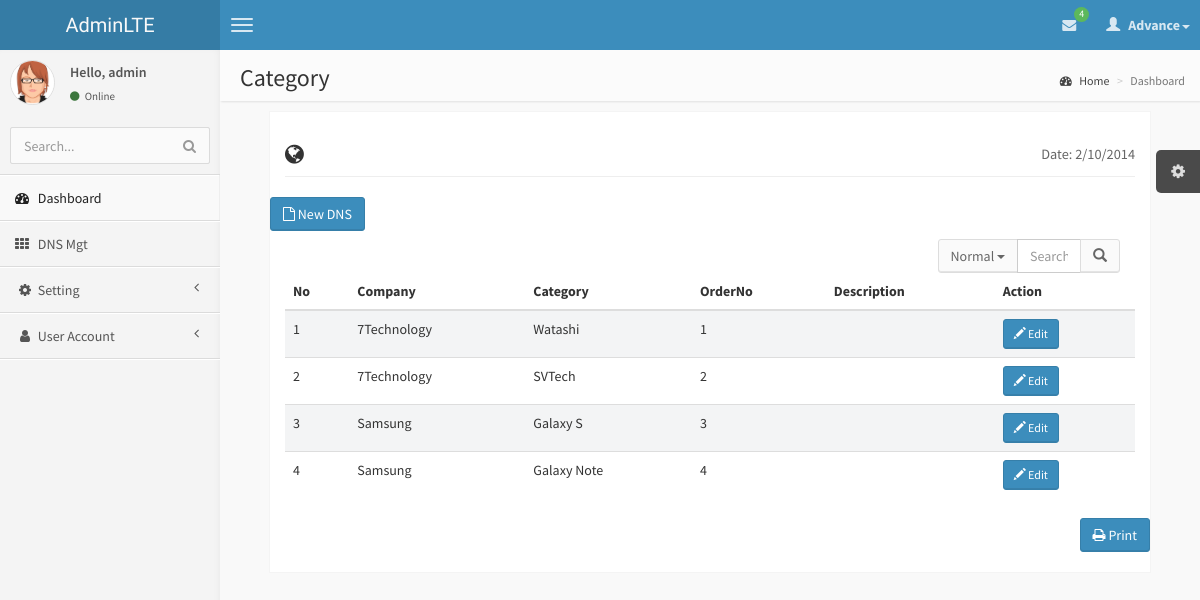
The page /Category.php (signed in) on the database its author committed.
### tables this page shows
CREATE TABLE `tblcategory` (
  `CategoryID` text,
  `CompanyID` text,
  `CategoryName` text,
  `OrderNo` int(11) DEFAULT NULL,
  `Description` text
);

CREATE TABLE `tblcompany` (
  `CompanyID` text,
  `CompanyName` text,
  `Description` text
);

### connectionclass/function.php (called while the page is built, shortened)
<?php
function get($var)
{
	if (isset($_GET[$var])) {
		return (trim($_GET[$var]));
	}
	else
	{
		return '';
	}
}
?>

### connectionclass/connect.php (called while the page is built, shortened)
<?php
class MyConnection
{
    	private $host = '174.136.57.160';
		private $username = 'www7tech_Pro';
		private $mylink;
		private $password = 'piseth123';
    function connect()
	{
		$this->mylink = mysql_connect($this->host,$this->username,$this->password) or die("Fail to Select Host");
		return $this->mylink;
	}
    function query($sql)
	{
		if (!empty($sql))
		{
			$this->result = mysql_query($sql,$this->mylink);
			return $this->result;
		}else
		{
			return false;
		}
    }
	function dbCountRows(&$result)
	{
		$numRows = @mysql_num_rows($result);
		if ( $numRows )
		{
			return $numRows;
		}
		else
		{
			return 0;
		}
	}
	function fetch($result=""){
                return mysql_fetch_object($result);
        }
 }
?>

### Category.php (the view, shortened to what this page needs)
<?php include 'header.php';
	$searchTemp=get('srch-normal');
?>
    <body class="skin-blue">
         <?php include 'nav.php';?>
            <?php include 'menu.php';?>
            <aside class="right-side">
                <section class="content-header">
                    <h1>
                        Category
                    </h1>
                    <ol class="breadcrumb">
                        <li><a href="#"><i class="fa fa-dashboard"></i> Home</a></li>
                        <li class="active">Dashboard</li>
                    </ol>
                </section>
                  <section class="content invoice">
                    <div class="row">
                        <div class="col-xs-12">
                            <h2 class="page-header">
                                <i class="fa fa-globe"></i>
                                <small class="pull-right">Date: 2/10/2014</small>
                            </h2>
                        </div>
                    </div>
                    <div class="row">
                    <a href="Category-new.php">
					<button class="btn btn-primary" data-toggle="modal" data-target="#NewFloor"><i class="fa fa-file-o"></i> New DNS</button>
                    </a>
                    <form class="navbar-form" role="search">
                      <div class="col-lg-3 pull-right">
                        <div class="input-group">
                          <div class="input-group-btn">
                            <button type="button" class="btn btn-default dropdown-toggle" data-toggle="dropdown" aria-expanded="false">Normal <span class="caret"></span></button>
                          </div>
                        <input type="text" class="form-control" placeholder="Search" name="srch-normal" id="search.php?dnsname=name&srch-term" <?php echo 'value="'.$searchTemp.'"'?>>
                          <div class="input-group-btn">
                             <button class="btn btn-default" type="submit"><i class="glyphicon glyphicon-search"></i></button>
                          </div>
                        </div>
                       </div>
                       </form>
                     </div>
                    <div class="row">
                        <div class="col-xs-12 table-responsive">
                            <table class="table table-striped">
                                <thead>
                                    <tr>
                                        <th>No</th>
										<th>Company</th>
                                        <th>Category</th>
										<th>OrderNo</th>
                                        <th>Description</th>
										<th>Action</th>
                                    </tr>
                                </thead>
                                <tbody>
                                    <?php
									$_slide1 = $db->query("CALL sp_Category_Select_Company('".$searchTemp."')");
									$numrow=$db->dbCountRows($_slide1);
										$i = 1;
									if($numrow>0)
									{
										while($row=$db->fetch($_slide1)){
												$id=$row->CategoryID;
												$CompanyName=$row->CompanyName;
												$Category = $row->CategoryName;
												$OrderNo=$row->OrderNo;
												$Decription = $row->Description;
											echo'<tr class="gradeA">
														<td>'.$i++.'</td>
														<td>'.$CompanyName.'</td>
														<td>'.$Category.'</td>
														<td>'.$OrderNo.'</td>
														<td>'.$Decription.'</td>
														<td>
														<a class="iframe" href="Category-Update.php?id='.$id.'&Category='.$Category.'&OrderNo='.$OrderNo.'&Decription='.$Decription.'">
															<button class="btn btn-sm btn-primary">
																<i class="glyphicon glyphicon-pencil"></i>
																Edit
															</button>
                                                    		</a>
														</td>
												</tr>';
										}
									}
									else
										echo'<tr><td  colspan="7"><font color =Red>No Record Found.</font></td></tr>';
                                ?>
                                </tbody>
                            </table>
                        </div>
                    </div>
                    <div class="row">
                    <div class="row no-print">
                        <div class="col-xs-12">
                            <button class="btn btn-primary pull-right" onClick="window.print();"><i class="fa fa-print"></i> Print</button>
                        </div>
                    </div>
                </section>
            </aside>
        </div>
<?php include 'footer.php';?>

### rows shown on the page
tblcategory: CompanyID.CompanyName "7Technology", CategoryName "Watashi", OrderNo "1"
tblcategory: CompanyID.CompanyName "7Technology", CategoryName "SVTech", OrderNo "2"
tblcategory: CompanyID.CompanyName "Samsung", CategoryName "Galaxy S", OrderNo "3"
tblcategory: CompanyID.CompanyName "Samsung", CategoryName "Galaxy Note", OrderNo "4"

### other values the page prints
$row->Total "4"
$U_Acc "admin"
